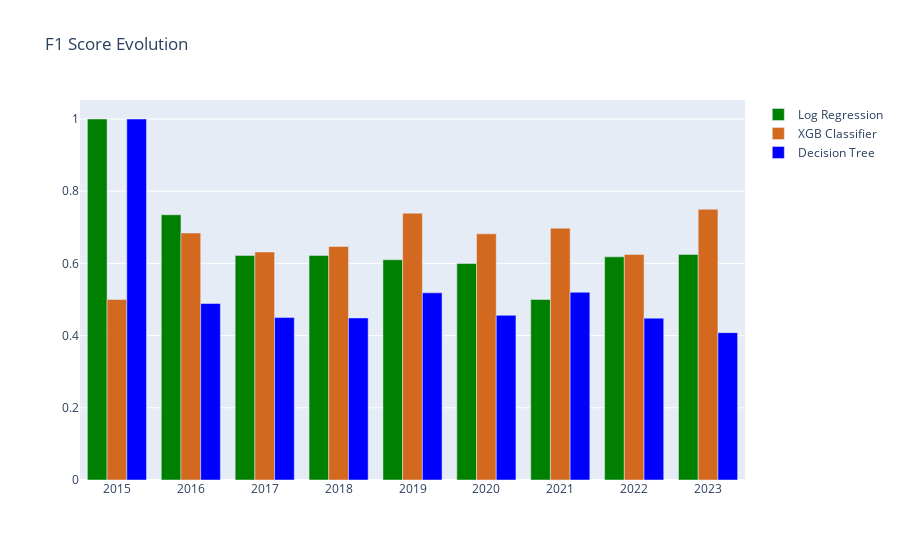
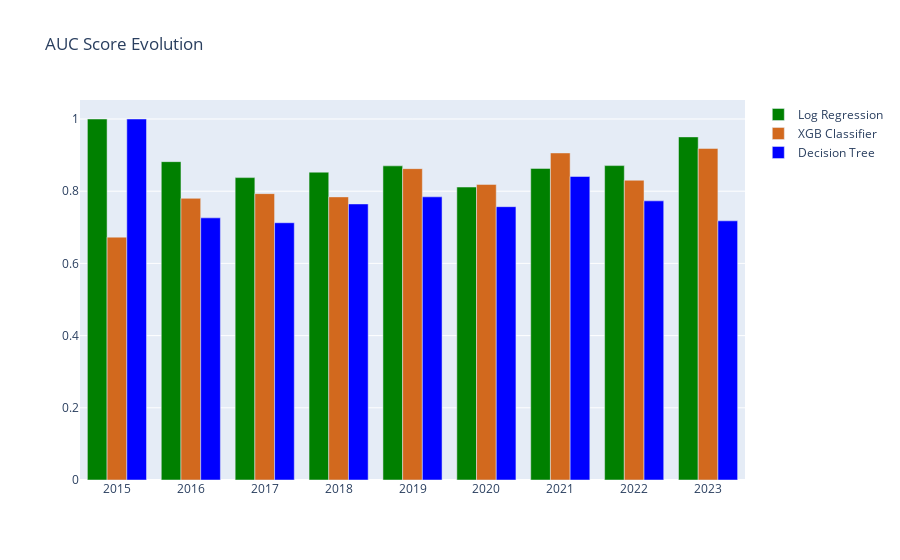

Notebook code cell kept with these figures, in order:
### Code cell
score_evolution_plot(f1, ['F1_Log', 'F1_XGB', 'F1_Tree'], 'F1 Score Evolution')
score_evolution_plot(auc, ['AUC_Log', 'AUC_XGB', 'AUC_Tree'], 'AUC Score Evolution')

### Figure 1 — Plotly figure (JSON) as saved in the notebook; plotly's stock layout.template omitted (floating-point values rounded to 4 significant figures)
{"data": [{"marker": {"color": "green"}, "name": "Log Regression", "type": "bar", "x": [2015, 2016, 2017, 2018, 2019, 2020, 2021, 2022, 2023], "y": [1, 0.7347, 0.6222, 0.6222, 0.6102, 0.6, 0.5, 0.6182, 0.625]}, {"marker": {"color": "chocolate"}, "name": "XGB Classifier", "type": "bar", "x": [2015, 2016, 2017, 2018, 2019, 2020, 2021, 2022, 2023], "y": [0.5, 0.6842, 0.6316, 0.6471, 0.7391, 0.6818, 0.6977, 0.625, 0.75]}, {"marker": {"color": "blue"}, "name": "Decision Tree", "type": "bar", "x": [2015, 2016, 2017, 2018, 2019, 2020, 2021, 2022, 2023], "y": [1, 0.4889, 0.45, 0.449, 0.5185, 0.4561, 0.52, 0.4483, 0.4082]}], "layout": {"barmode": "group", "title": {"text": "F1 Score Evolution"}}}

### Figure 2 — Plotly figure (JSON) as saved in the notebook; plotly's stock layout.template omitted (floating-point values rounded to 4 significant figures)
{"data": [{"marker": {"color": "green"}, "name": "Log Regression", "type": "bar", "x": [2015, 2016, 2017, 2018, 2019, 2020, 2021, 2022, 2023], "y": [1, 0.8818, 0.8376, 0.8528, 0.8702, 0.8115, 0.8632, 0.8709, 0.9504]}, {"marker": {"color": "chocolate"}, "name": "XGB Classifier", "type": "bar", "x": [2015, 2016, 2017, 2018, 2019, 2020, 2021, 2022, 2023], "y": [0.6728, 0.7802, 0.7933, 0.7843, 0.8625, 0.8188, 0.906, 0.8303, 0.9185]}, {"marker": {"color": "blue"}, "name": "Decision Tree", "type": "bar", "x": [2015, 2016, 2017, 2018, 2019, 2020, 2021, 2022, 2023], "y": [1, 0.7261, 0.7126, 0.7647, 0.7844, 0.7571, 0.8408, 0.7733, 0.7179]}], "layout": {"barmode": "group", "title": {"text": "AUC Score Evolution"}}}
